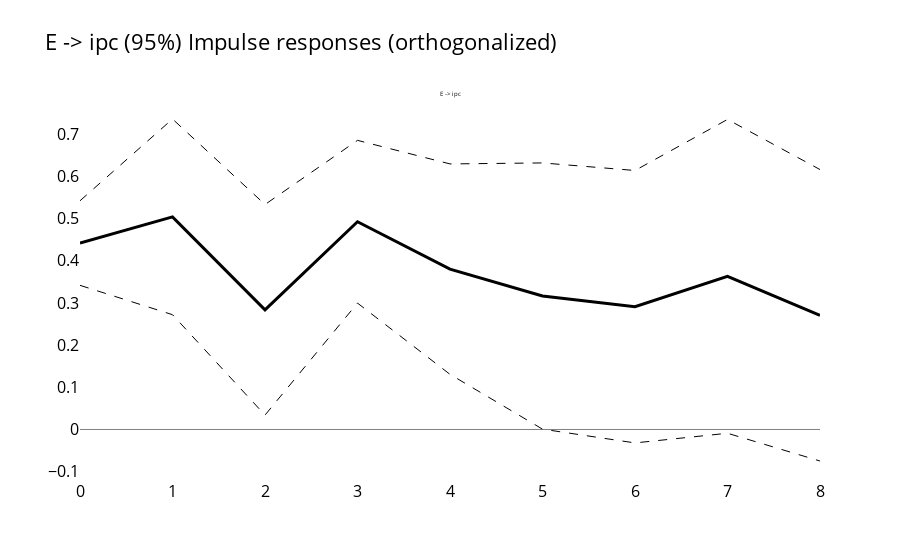
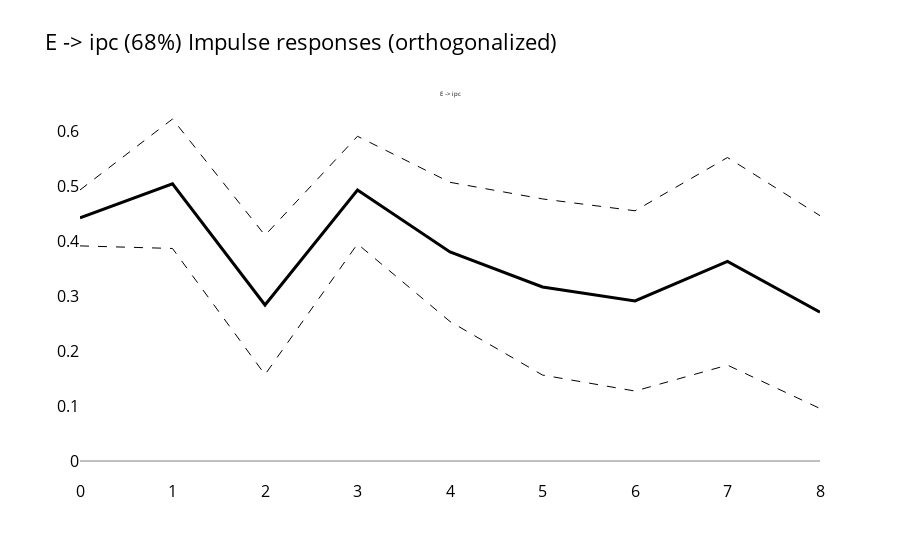
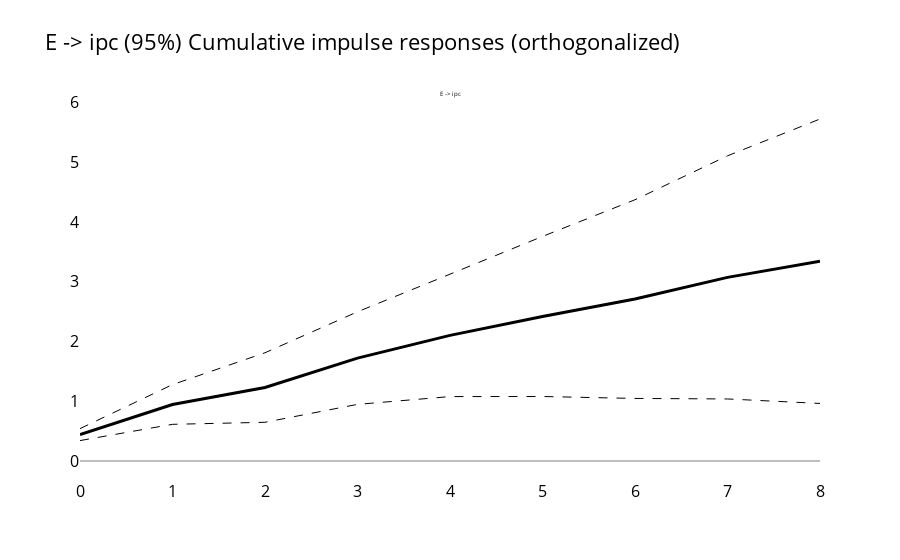
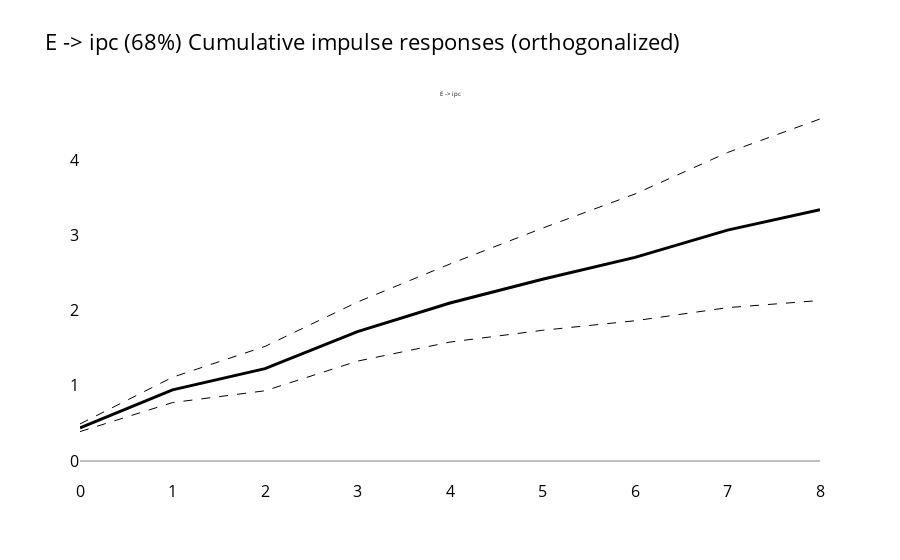

Write notebook code for charts like these, in order.
### Code cell
regress(endog=["impp_usa","E","ipc","pbird"], data=df_ERPT_Arg, exog=[], maxlags=2, max_horizon=8, run_other_tests_on=False, lp_threshold=121)

### Figure 1 — Plotly figure (JSON) as saved in the notebook; plotly's stock layout.template omitted (floating-point values rounded to 4 significant figures)
{"data": [{"line": {"color": "grey", "dash": "solid", "width": 1}, "mode": "lines", "type": "scatter", "x": [0, 1, 2, 3, 4, 5, 6, 7, 8], "xaxis": "x", "y": [0, 0, 0, 0, 0, 0, 0, 0, 0], "yaxis": "y"}, {"line": {"color": "black", "dash": "solid", "width": 3}, "mode": "lines", "type": "scatter", "x": [0, 1, 2, 3, 4, 5, 6, 7, 8], "xaxis": "x", "y": [0.442, 0.5041, 0.2837, 0.4926, 0.3802, 0.3164, 0.2911, 0.3631, 0.2708], "yaxis": "y"}, {"line": {"color": "black", "dash": "dash", "width": 1}, "mode": "lines", "type": "scatter", "x": [0, 1, 2, 3, 4, 5, 6, 7, 8], "xaxis": "x", "y": [0.3417, 0.2722, 0.03407, 0.2997, 0.1307, 0.000816, -0.0319, -0.008964, -0.07473], "yaxis": "y"}, {"line": {"color": "black", "dash": "dash", "width": 1}, "mode": "lines", "type": "scatter", "x": [0, 1, 2, 3, 4, 5, 6, 7, 8], "xaxis": "x", "y": [0.5422, 0.7361, 0.5334, 0.6855, 0.6296, 0.632, 0.6141, 0.7351, 0.6162], "yaxis": "y"}], "layout": {"annotations": [{"font": {"size": 6}, "showarrow": false, "text": "E -> ipc", "x": 0.5, "xanchor": "center", "xref": "paper", "y": 1, "yanchor": "bottom", "yref": "paper"}], "font": {"color": "black", "size": 16}, "hovermode": "x unified", "plot_bgcolor": "white", "showlegend": false, "title": {"text": "E -> ipc (95%)\nImpulse responses (orthogonalized)"}, "xaxis": {"anchor": "y", "domain": [0, 1]}, "yaxis": {"anchor": "x", "domain": [0, 1]}}}

### Figure 2 — Plotly figure (JSON) as saved in the notebook; plotly's stock layout.template omitted (floating-point values rounded to 4 significant figures)
{"data": [{"line": {"color": "grey", "dash": "solid", "width": 1}, "mode": "lines", "type": "scatter", "x": [0, 1, 2, 3, 4, 5, 6, 7, 8], "xaxis": "x", "y": [0, 0, 0, 0, 0, 0, 0, 0, 0], "yaxis": "y"}, {"line": {"color": "black", "dash": "solid", "width": 3}, "mode": "lines", "type": "scatter", "x": [0, 1, 2, 3, 4, 5, 6, 7, 8], "xaxis": "x", "y": [0.442, 0.5041, 0.2837, 0.4926, 0.3802, 0.3164, 0.2911, 0.3631, 0.2708], "yaxis": "y"}, {"line": {"color": "black", "dash": "dash", "width": 1}, "mode": "lines", "type": "scatter", "x": [0, 1, 2, 3, 4, 5, 6, 7, 8], "xaxis": "x", "y": [0.3911, 0.3864, 0.1571, 0.3947, 0.2536, 0.1563, 0.1272, 0.1743, 0.09546], "yaxis": "y"}, {"line": {"color": "black", "dash": "dash", "width": 1}, "mode": "lines", "type": "scatter", "x": [0, 1, 2, 3, 4, 5, 6, 7, 8], "xaxis": "x", "y": [0.4928, 0.6218, 0.4104, 0.5904, 0.5067, 0.4765, 0.455, 0.5518, 0.4461], "yaxis": "y"}], "layout": {"annotations": [{"font": {"size": 6}, "showarrow": false, "text": "E -> ipc", "x": 0.5, "xanchor": "center", "xref": "paper", "y": 1, "yanchor": "bottom", "yref": "paper"}], "font": {"color": "black", "size": 16}, "hovermode": "x unified", "plot_bgcolor": "white", "showlegend": false, "title": {"text": "E -> ipc (68%)\nImpulse responses (orthogonalized)"}, "xaxis": {"anchor": "y", "domain": [0, 1]}, "yaxis": {"anchor": "x", "domain": [0, 1]}}}

### Figure 3 — Plotly figure (JSON) as saved in the notebook; plotly's stock layout.template omitted (floating-point values rounded to 4 significant figures)
{"data": [{"line": {"color": "grey", "dash": "solid", "width": 1}, "mode": "lines", "type": "scatter", "x": [0, 1, 2, 3, 4, 5, 6, 7, 8], "xaxis": "x", "y": [0, 0, 0, 0, 0, 0, 0, 0, 0], "yaxis": "y"}, {"line": {"color": "black", "dash": "solid", "width": 3}, "mode": "lines", "type": "scatter", "x": [0, 1, 2, 3, 4, 5, 6, 7, 8], "xaxis": "x", "y": [0.442, 0.9461, 1.23, 1.722, 2.103, 2.419, 2.71, 3.073, 3.344], "yaxis": "y"}, {"line": {"color": "black", "dash": "dash", "width": 1}, "mode": "lines", "type": "scatter", "x": [0, 1, 2, 3, 4, 5, 6, 7, 8], "xaxis": "x", "y": [0.3417, 0.6139, 0.648, 0.9477, 1.078, 1.079, 1.047, 1.038, 0.9636], "yaxis": "y"}, {"line": {"color": "black", "dash": "dash", "width": 1}, "mode": "lines", "type": "scatter", "x": [0, 1, 2, 3, 4, 5, 6, 7, 8], "xaxis": "x", "y": [0.5422, 1.278, 1.812, 2.497, 3.127, 3.759, 4.373, 5.108, 5.724], "yaxis": "y"}], "layout": {"annotations": [{"font": {"size": 6}, "showarrow": false, "text": "E -> ipc", "x": 0.5, "xanchor": "center", "xref": "paper", "y": 1, "yanchor": "bottom", "yref": "paper"}], "font": {"color": "black", "size": 16}, "hovermode": "x unified", "plot_bgcolor": "white", "showlegend": false, "title": {"text": "E -> ipc (95%)\nCumulative impulse responses (orthogonalized)"}, "xaxis": {"anchor": "y", "domain": [0, 1]}, "yaxis": {"anchor": "x", "domain": [0, 1]}}}

### Figure 4 — Plotly figure (JSON) as saved in the notebook; plotly's stock layout.template omitted (floating-point values rounded to 4 significant figures)
{"data": [{"line": {"color": "grey", "dash": "solid", "width": 1}, "mode": "lines", "type": "scatter", "x": [0, 1, 2, 3, 4, 5, 6, 7, 8], "xaxis": "x", "y": [0, 0, 0, 0, 0, 0, 0, 0, 0], "yaxis": "y"}, {"line": {"color": "black", "dash": "solid", "width": 3}, "mode": "lines", "type": "scatter", "x": [0, 1, 2, 3, 4, 5, 6, 7, 8], "xaxis": "x", "y": [0.442, 0.9461, 1.23, 1.722, 2.103, 2.419, 2.71, 3.073, 3.344], "yaxis": "y"}, {"line": {"color": "black", "dash": "dash", "width": 1}, "mode": "lines", "type": "scatter", "x": [0, 1, 2, 3, 4, 5, 6, 7, 8], "xaxis": "x", "y": [0.3911, 0.7775, 0.9346, 1.329, 1.583, 1.739, 1.866, 2.041, 2.136], "yaxis": "y"}, {"line": {"color": "black", "dash": "dash", "width": 1}, "mode": "lines", "type": "scatter", "x": [0, 1, 2, 3, 4, 5, 6, 7, 8], "xaxis": "x", "y": [0.4928, 1.115, 1.525, 2.116, 2.622, 3.099, 3.554, 4.106, 4.552], "yaxis": "y"}], "layout": {"annotations": [{"font": {"size": 6}, "showarrow": false, "text": "E -> ipc", "x": 0.5, "xanchor": "center", "xref": "paper", "y": 1, "yanchor": "bottom", "yref": "paper"}], "font": {"color": "black", "size": 16}, "hovermode": "x unified", "plot_bgcolor": "white", "showlegend": false, "title": {"text": "E -> ipc (68%)\nCumulative impulse responses (orthogonalized)"}, "xaxis": {"anchor": "y", "domain": [0, 1]}, "yaxis": {"anchor": "x", "domain": [0, 1]}}}
